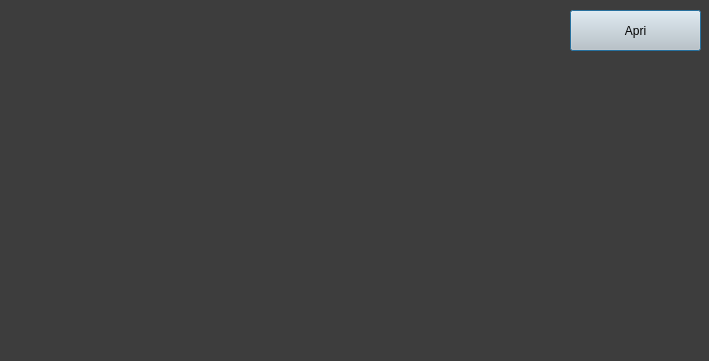
<?xml version="1.0" encoding="UTF-8"?>
<ui version="4.0">
 <class>Dialog</class>
 <widget class="QDialog" name="Dialog">
  <property name="geometry">
   <rect>
    <x>0</x>
    <y>0</y>
    <width>709</width>
    <height>361</height>
   </rect>
  </property>
  <property name="windowTitle">
   <string>Dialog</string>
  </property>
  <property name="styleSheet">
   <string notr="true">QDialog#Dialog{
background-color: rgb(61, 61, 61);}</string>
  </property>
  <widget class="QPushButton" name="open_button">
   <property name="geometry">
    <rect>
     <x>570</x>
     <y>10</y>
     <width>131</width>
     <height>41</height>
    </rect>
   </property>
   <property name="cursor">
    <cursorShape>PointingHandCursor</cursorShape>
   </property>
   <property name="styleSheet">
    <string notr="true">background-color: rgb(202, 202, 202);
font: 10pt &quot;MS Shell Dlg 2&quot;;</string>
   </property>
   <property name="text">
    <string>Apri</string>
   </property>
  </widget>
  <widget class="QWidget" name="horizontalLayoutWidget">
   <property name="geometry">
    <rect>
     <x>10</x>
     <y>10</y>
     <width>551</width>
     <height>341</height>
    </rect>
   </property>
   <layout class="QHBoxLayout" name="veicoli_layout"/>
  </widget>
 </widget>
 <resources/>
 <connections/>
</ui>
